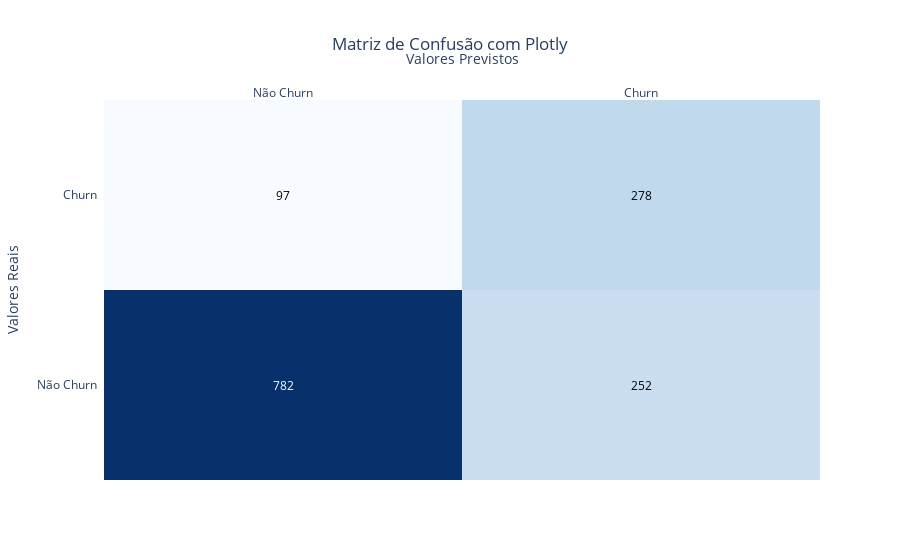

The notebook cell saved with this chart:
### Markdown cell above
##### Matriz de confusão e Curva ROC-AUC antes da otimização de parâmetros com o objetivo de comparar resultados
Devido a natureza do problema proposto, foi importante usar uma estratégia de equilíbrio de classes além de procurar ter mais resultados falso positivos, já que é mais benéfico previnir um cliente dar churn do que deixar passar uma possível perda

### Code cell
from sklearn.metrics import confusion_matrix
cm = confusion_matrix(y_test, predictions)

import plotly.figure_factory as ff

# Criando os rótulos para os eixos
x_axis_labels = ['Não Churn', 'Churn']  # rótulos para as colunas
y_axis_labels = ['Não Churn', 'Churn']  # rótulos para as linhas

# Criando a figura do Plotly
fig = ff.create_annotated_heatmap(cm, x=x_axis_labels, y=y_axis_labels, colorscale='Blues')

# Adicionando títulos
fig.update_layout(title_text='Matriz de Confusão com Plotly', title_x=0.5,
                  xaxis=dict(title='Valores Previstos'),
                  yaxis=dict(title='Valores Reais'))

# Adicionando anotações de texto
annotations = []
for i, row in enumerate(cm):
    for j, value in enumerate(row):
        annotations.append(dict(x=x_axis_labels[j], y=y_axis_labels[i],
                                text=str(value), showarrow=False))
fig.update_layout(annotations=annotations)

# Mostrar figura
fig.show()

### Figure 1 — Plotly figure (JSON) as saved in the notebook; plotly's stock layout.template omitted (floating-point values rounded to 4 significant figures)
{"data": [{"colorscale": [[0, "rgb(247,251,255)"], [0.125, "rgb(222,235,247)"], [0.25, "rgb(198,219,239)"], [0.375, "rgb(158,202,225)"], [0.5, "rgb(107,174,214)"], [0.625, "rgb(66,146,198)"], [0.75, "rgb(33,113,181)"], [0.875, "rgb(8,81,156)"], [1, "rgb(8,48,107)"]], "reversescale": false, "showscale": false, "type": "heatmap", "x": ["Não Churn", "Churn"], "y": ["Não Churn", "Churn"], "z": [[782, 252], [97, 278]]}], "layout": {"annotations": [{"font": {"color": "#FFFFFF"}, "showarrow": false, "text": "782", "x": "Não Churn", "xref": "x", "y": "Não Churn", "yref": "y"}, {"font": {"color": "#000000"}, "showarrow": false, "text": "252", "x": "Churn", "xref": "x", "y": "Não Churn", "yref": "y"}, {"font": {"color": "#000000"}, "showarrow": false, "text": "97", "x": "Não Churn", "xref": "x", "y": "Churn", "yref": "y"}, {"font": {"color": "#000000"}, "showarrow": false, "text": "278", "x": "Churn", "xref": "x", "y": "Churn", "yref": "y"}], "title": {"text": "Matriz de Confusão com Plotly", "x": 0.5}, "xaxis": {"dtick": 1, "gridcolor": "rgb(0, 0, 0)", "side": "top", "ticks": "", "title": {"text": "Valores Previstos"}}, "yaxis": {"dtick": 1, "ticks": "", "ticksuffix": "  ", "title": {"text": "Valores Reais"}}}}
